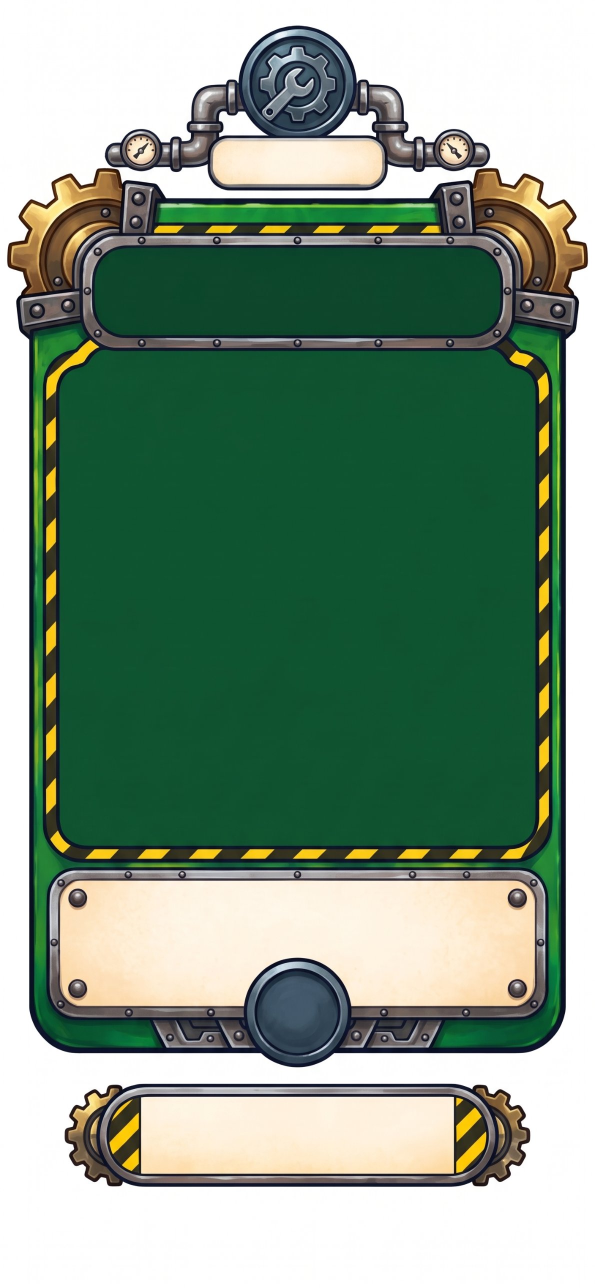
#> input picture design/cards/lands/city/frame-source.jpg, 1190 x 2576 px, found by its file name (shown at 1/2 size)
$ python build_land.py
#> lines starting #> are read from the running program, lines starting #| are printed output that depends on the picture; after the words box and inside, x2 and y2 are one past the last pixel; in counts of white or black regions, pixels touching at a corner belong together
### design/cards/tiers-v2/build_tiers.py
#!/usr/bin/env python3
"""D223: کارت‌های سه‌رنگ چالش از یک قاب (قاب سبز تأییدشدهٔ harbor-v1) + تصویر صحنهٔ هر چالش.
قاب: پس‌زمینهٔ سفید حذف (شفاف با لبهٔ نرم)، فقط سبزِ قاب به نارنجی/قرمز می‌چرخد؛ طلا و طناب و سرمه‌ای دست‌نخورده.
نشان سختی: سبز نهال (اصل)، نارنجی شعله، قرمز آذرخش‌پنجه (اژدر). خروجی: out/card_<tier>.png (۸۵۳×۱۸۴۴، شفاف) + out/<tier>_art.webp.
متن‌ها موقت‌اند (draft) و باید به strings.fa.json بروند."""
import io, json, math, pathlib, sys
from PIL import Image, ImageDraw, ImageFilter
import numpy as np, colorsys
H = pathlib.Path(__file__).resolve().parent
AP = H.parent / 'approved/harbor-v1/assets'
OUT = H / 'out'; OUT.mkdir(exist_ok=True)

# [19 lines left out: function clean_alpha, not called in this run]

def recolor(im, hue_to, vmul=1.0, smul=1.0, lo=60, hi=175):
    a = np.asarray(im.convert('RGBA')).astype(np.float32) / 255
    r, g, b, al = a[..., 0], a[..., 1], a[..., 2], a[..., 3]
    mx, mn = a[..., :3].max(-1), a[..., :3].min(-1); d = mx - mn + 1e-6
    hue = np.where(mx == r, ((g - b) / d) % 6, np.where(mx == g, (b - r) / d + 2, (r - g) / d + 4)) * 60
    s = d / (mx + 1e-6); v = mx
    m = (hue >= lo) & (hue <= hi) & (s > .28)
    nh = np.where(m, hue_to, hue); ns = np.clip(np.where(m, s * smul, s), 0, 1); nv = np.clip(np.where(m, v * vmul, v), 0, 1)
    c = nv * ns; hp = (nh % 360) / 60; x = c * (1 - np.abs(hp % 2 - 1)); m0 = nv - c
    z = np.zeros_like(c)
    sel = [(c, x, z), (x, c, z), (z, c, x), (z, x, c), (x, z, c), (c, z, x)]
    out = np.zeros(a.shape[:2] + (3,), np.float32); hi_ = np.floor(hp).astype(int) % 6
    for k, (R, G, B) in enumerate(sel):
        mk = hi_ == k; out[..., 0][mk] = (R + m0)[mk]; out[..., 1][mk] = (G + m0)[mk]; out[..., 2][mk] = (B + m0)[mk]
    res = np.dstack([out, al]); return Image.fromarray((res * 255).astype(np.uint8), 'RGBA')

TIERS = {
 'green':  dict(hue=None),
 'orange': dict(hue=28, v=1.8, s=1.3, glow=(255, 160, 40)),
 'red':    dict(hue=356, v=1.65, s=1.3, glow=(255, 70, 50)),
}
def chaikin(pts, n=2, closed=True):
    for _ in range(n):
        out = []
        m = len(pts)
        for k in range(m if closed else m - 1):
            p, q = pts[k], pts[(k + 1) % m]
            out += [(.75 * p[0] + .25 * q[0], .75 * p[1] + .25 * q[1]), (.25 * p[0] + .75 * q[0], .25 * p[1] + .75 * q[1])]
        pts = out
    return pts

def emblem(kind, size=360):
    """نماد سختی با همان زبان کارت: شکل نرم، خط دور تیرهٔ ضخیم، یک رنگ روشن و یک سایه."""
    S = 4; im = Image.new('RGBA', (size * S, size * S), (0, 0, 0, 0)); d = ImageDraw.Draw(im); c = size * S / 2; k = size / 360 * 1.0
    def P(pts): return [(c + x * k * S, c + y * k * S) for x, y in pts]
    def shape(pts, fill, ol, w=7, sm=2):
        pp = P(chaikin(pts, sm)) if sm else P(pts)
        d.polygon(pp, fill=fill); d.line(pp + [pp[0]], fill=ol, width=int(w * k * S), joint='curve')
    if kind == 'green':
        ol = (14, 56, 26, 255)
        shape([(-14,86),(-16,-4),(14,-4),(16,86)], (110,190,55,255), ol, 6, 0)
        shape([(-10,-2),(-34,22),(-78,18),(-100,-18),(-86,-62),(-44,-52)], (130,214,64,255), ol)
        shape([(12,-14),(40,10),(92,-4),(108,-46),(86,-96),(36,-80)], (168,238,92,255), ol)
        d.line(P([(-20,8),(-72,-14)]), fill=(66,150,40,255), width=int(5 * k * S)); d.line(P([(22,-4),(78,-48)]), fill=(80,170,44,255), width=int(5 * k * S))
        shape([(-64,98),(-30,82),(0,78),(30,82),(64,98),(36,112),(0,116),(-36,112)], (126,76,34,255), (52,28,10,255))
    elif kind == 'orange':
        ol = (84, 30, 6, 255)
        shape([(0,-112),(40,-62),(70,-24),(76,30),(54,82),(0,104),(-54,82),(-76,30),(-64,-14),(-36,-40),(-24,-6),(-6,-52)], (255,150,34,255), ol)
        shape([(4,-40),(30,0),(40,40),(22,76),(0,86),(-22,76),(-34,40),(-18,8),(-8,-18)], (255,208,72,255), ol, 5)
        shape([(0,28),(14,52),(8,72),(0,76),(-8,72),(-14,52)], (255,246,206,255), (255,246,206,255), 1)
    else:
        ol = (80, 8, 10, 255)
        shape([(-84,86),(-98,-44),(-56,-6),(-36,-100),(-10,-24),(0,-116),(10,-24),(36,-100),(56,-6),(98,-44),(84,86),(0,64)], (255,88,70,255), ol, 7, 1)
        shape([(-48,70),(-56,-8),(-30,22),(-16,-50),(0,12),(16,-50),(30,22),(56,-8),(48,70),(0,54)], (255,172,134,255), ol, 5, 1)
    return im.resize((size, size), Image.LANCZOS)

# [15 lines left out: function medallion, not called in this run]

CARDS = {
 'green':  dict(loc='اسکله', title='اسکلهٔ ماهیگیری', mission='تور را با طناب بکش بالا!', art=AP / 'fishing-dock-art.jpg', tcol='#0a3033', mcol='#193b39'),
 'orange': dict(loc='اسکله', title='اسکلهٔ دزدان دریایی', mission='بار را بکش بالا!', art=pathlib.Path('/tmp/orange.jpg'), tcol='#3a1a06', mcol='#4a2208'),
 'red':    dict(loc='اسکله', title='شکار اژدر!', mission='اژدها را بکش بالا!', art=pathlib.Path('/tmp/red.jpg'), tcol='#3a0a0a', mcol='#4a0f10'),
}
# [36 lines left out: functions build_assets, build_cards, not called in this run]
# [2 lines that do not run on import are left out]

### design/cards/tiers-v2/build_land.py
#!/usr/bin/env python3
"""D235: کارت‌های سه‌رنگ برای یک سرزمین از قاب سبزِ همان سرزمین (ساخته با نانوبنانا).
استفاده: python3 build_land.py sports [F01]   → (با ایستگاه: out/<land>/<station>/) out/<land>/card_<tier>.png و frame_/medal_/art
قاب باید همان چیدمان قاب دریایی را داشته باشد (۸۵۳×۱۸۴۴ پس از کوچک‌کردن). صحنه از ../lands/<land>/art_<tier>.(jpg|png|webp)؛ اگر نبود جای‌نگهدار."""
import sys, pathlib, io
from PIL import Image, ImageDraw, ImageFilter
import numpy as np
sys.path.insert(0, str(pathlib.Path(__file__).parent))
import build_tiers as B
H = B.H; LAND = sys.argv[1] if len(sys.argv) > 1 else 'sports'
SRC = H.parent / 'lands' / LAND
STATION = sys.argv[2] if len(sys.argv) > 2 else None   # مثلاً F01 → صحنه art_F01_<tier> و متن از strings.fa.json
OUT = B.OUT / LAND / (STATION or ''); OUT.mkdir(parents=True, exist_ok=True)
def _t(loc, g, o, r):
    cols = {'green': ('#0a3033', '#193b39'), 'orange': ('#3a1a06', '#4a2208'), 'red': ('#3a0a0a', '#4a0f10')}
    return {t: dict(loc=loc, title=x[0], mission=x[1], tcol=cols[t][0], mcol=cols[t][1]) for t, x in zip(('green', 'orange', 'red'), (g, o, r))}
# متن‌ها فقط پیش‌نویس (draft)؛ برای دیدن قاب
LANDS = {
 'sports': (_t('ورزشگاه', ('زمین صبحگاهی', 'توپ را به هدف بزن!'), ('شب مسابقه', 'توپ را سریع‌تر بزن!'), ('فینال بزرگ!', 'توپ را محکم بزن!')), 60),
 'space':  (_t('پایگاه فضایی', ('ایستگاه آرام', 'بار را بالا ببر!'), ('پروازِ شبانه', 'وزن را بسنج!'), ('طوفان خورشیدی!', 'موشک را نگه دار!')), 54),
 'farm':   (_t('مزرعه و آسیاب', ('مزرعهٔ صبح', 'گونی را بالا بکش!'), ('آسیابِ غروب', 'آسیاب را بچرخان!'), ('طوفان گندم!', 'کار را سبک کن!')), 46),
 'city':   (_t('شهر صنعتی', ('کارگاه روز', 'بار را جابه‌جا کن!'), ('کارخانهٔ شب', 'اهرم را بزن!'), ('خرابیِ بزرگ!', 'ماشین را راه بینداز!')), 56),
}
CARDS, DISC = LANDS[LAND]
if STATION:   # متن هر ایستگاه از لایهٔ متن (B49)
    import json
    S = json.loads((SRC / 'strings.fa.json').read_text(encoding='utf-8'))
    for t, c in CARDS.items():
        c.update(loc=S[f'card.{STATION}.loc']['text'], title=S[f'card.{STATION}.{t}.title']['text'], mission=S[f'card.{STATION}.{t}.mission']['text'])
CX, CY = 426, 1452   # مرکز مدالیون

def load_frame():
    im = Image.open(SRC / 'frame-source.jpg').convert('RGBA')
    im = im.resize((853, round(im.height * 853 / im.width)), Image.LANCZOS)
    im = im.crop((0, 0, 853, 1844)); return land_alpha(im)

def land_alpha(im):
    # پس‌زمینهٔ سفید و سایهٔ خاکستری کم‌رنگ دور قاب را برمی‌دارد؛ فقط بخش‌های وصل به لبهٔ تصویر
    # (سفیدِ داخل قاب، مثل توپ بیس‌بال یا کادر نام، دست نمی‌خورد؛ D244)
    from scipy import ndimage
    a = np.asarray(im).astype(int); mx = a[..., :3].max(-1); mn = a[..., :3].min(-1)
    cand = (mn > 150) & ((mx - mn) < 45)
    lab, n = ndimage.label(cand)
    edge = set(np.unique(np.concatenate([lab[0], lab[-1], lab[:, 0], lab[:, -1]]))) - {0}
    bg = np.isin(lab, list(edge))
    bg = ndimage.binary_dilation(bg, iterations=1)
    A = Image.fromarray(np.where(bg, 0, 255).astype(np.uint8)).filter(ImageFilter.GaussianBlur(0.8))
    im.putalpha(A); return im

def art_for(tier):
    for ext in ('webp', 'png', 'jpg'):
        f = SRC / (f'art_{STATION}_{tier}.{ext}' if STATION else f'art_{tier}.{ext}')
        if f.exists(): return Image.open(f).convert('RGB')
    col = {'green': (70, 160, 80), 'orange': (230, 140, 50), 'red': (190, 50, 50)}[tier]
    im = Image.new('RGB', (679, 696), col); d = ImageDraw.Draw(im)
    for y in range(696): d.line([(0, y), (679, y)], fill=tuple(int(c * (1 - .35 * y / 696)) for c in col))
    return im

def build():
    f0 = load_frame()
#> in land_alpha, `mx = a[..., :3].max(-1)`:
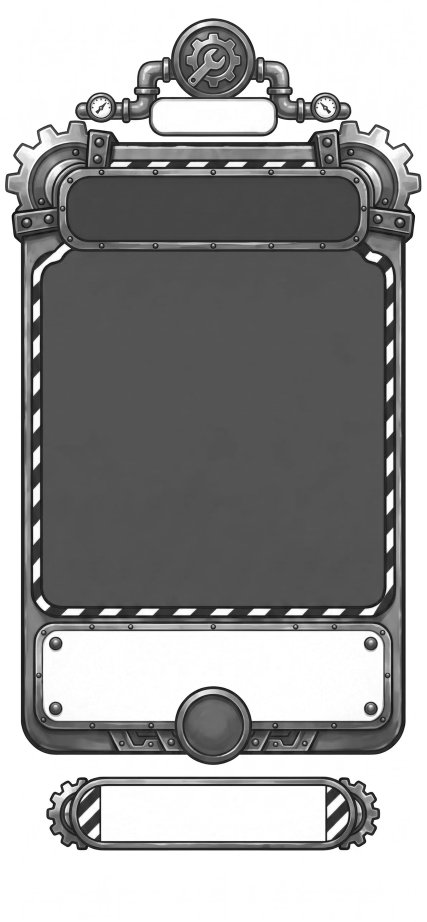
#> mx: shape (1844, 853) int64 (shown at 1/2 size); min 0, max 255, mean 156.4
#> in land_alpha, `cand = (mn > 150) & ((mx - mn) < 45)`:
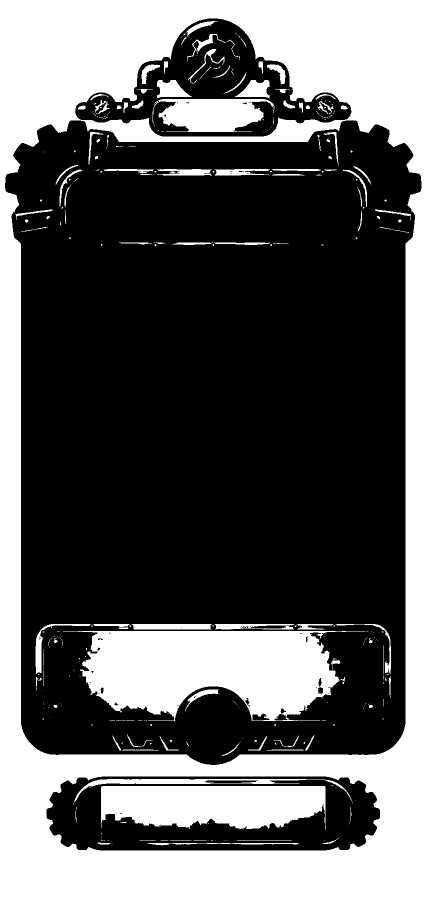
#> cand: shape (1844, 853) bool (shown at 1/2 size); 38.3% white; 366 white regions (258 under 20 px), largest, box (x1, y1, x2, y2) and area: (0, 0, 853, 1844) 458534, (126, 1262, 731, 1442) 70012, (202, 1572, 651, 1660) 32932
#> in land_alpha, `lab, n = ndimage.label(cand)`:
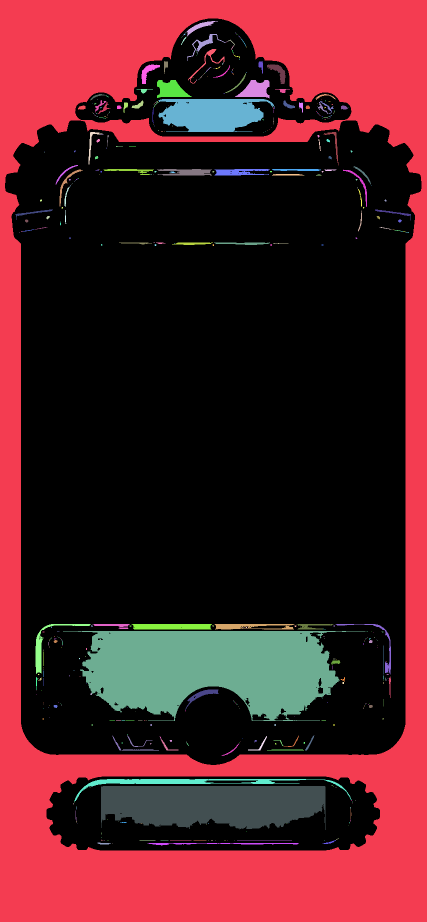
#> lab: shape (1844, 853) int32 (shown at 1/2 size); 528 distinct labels, from 0 to 527; one colour per label, 0 black
#> in land_alpha, `lab, n = ndimage.label(cand)`: n = 527
#> in land_alpha, `edge = set(np.unique(np.concatenate([lab[0], lab[-1], lab[:, 0], lab[:..`: edge = 1 item
#> in land_alpha, `bg = np.isin(lab, list(edge))`: bg: shape (1844, 853) bool; 29.2% white; 1 white region, box (x1, y1, x2, y2) and area: (0, 0, 853, 1844) 458534
#> in land_alpha, `bg = ndimage.binary_dilation(bg, iterations=1)`: bg: shape (1844, 853) bool; 29.6% white; 1 white region, box (x1, y1, x2, y2) and area: (0, 0, 853, 1844) 465586
#> in land_alpha, `A = Image.fromarray(np.where(bg, 0, 255).astype(np.uint8)).filter(Imag..`:
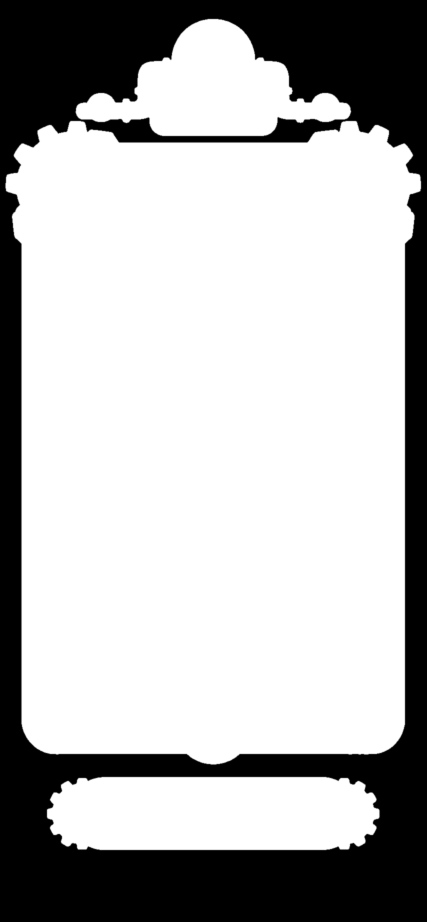
#> A: PIL image 853x1844 L (shown at 1/2 size); min 0, max 255, mean 179.5
    for tier, t in B.TIERS.items():
        fr = f0 if t['hue'] is None else B.recolor(f0, t['hue'], t['v'], t['s'])
        # دیسک مدالیون: شیب رنگ سطح + نشان
        d = ImageDraw.Draw(fr); lo_, hi_ = {'green': ((8, 52, 30), (20, 110, 50)), 'orange': ((70, 26, 14), (150, 60, 18)), 'red': ((74, 12, 16), (150, 24, 28))}[tier]
        for i in range(24):
            f = i / 23; rr = DISC * (1 - f * .9); col = tuple(int(a + (b - a) * f) for a, b in zip(lo_, hi_))
            d.ellipse([CX - rr, CY - rr, CX + rr, CY + rr], fill=col + (255,))
        e = B.emblem(tier, 112); fr.alpha_composite(e, (CX - 56, CY - 56 + 2))
#> in emblem, `im = Image.new('RGBA', (size * S, size * S), (0, 0, 0, 0))`: im: PIL image 448x448 RGBA; every value is 0
#> in emblem, `return im.resize((size, size), Image.LANCZOS)`:
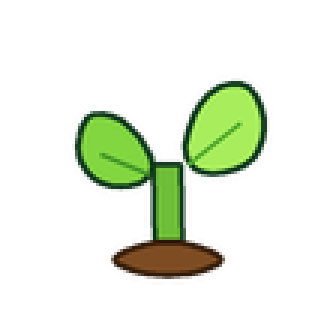
#> returned value: PIL image 112x112 RGBA (shown 3 times larger); mean R, G, B, A 16, 24.1, 8.3, 37.8; transparent parts drawn white
        fr.save(OUT / f'frame_{tier}.png')
        src = art_for(tier); w, h = 679, 696
#> in art_for, `im = Image.new('RGB', (679, 696), col)`:
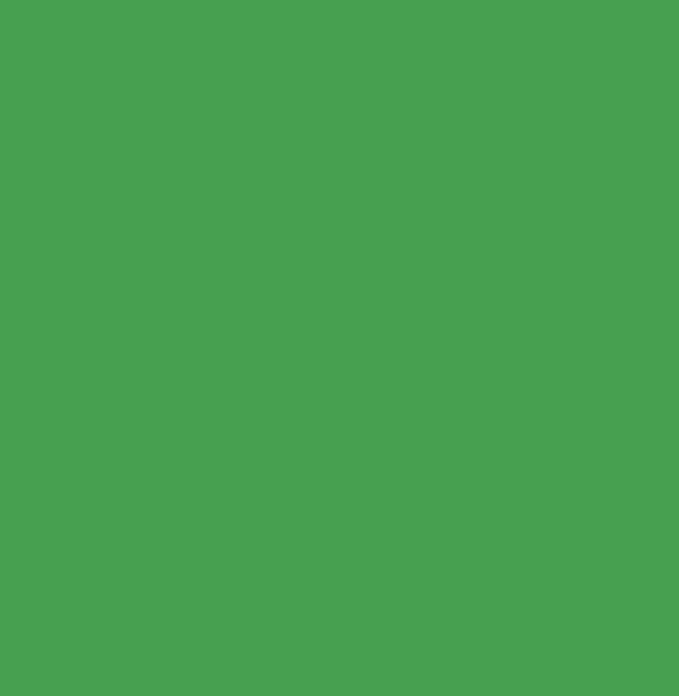
#> im: PIL image 679x696 RGB; mean R, G, B 70, 160, 80
#> after `src = art_for(tier)`:
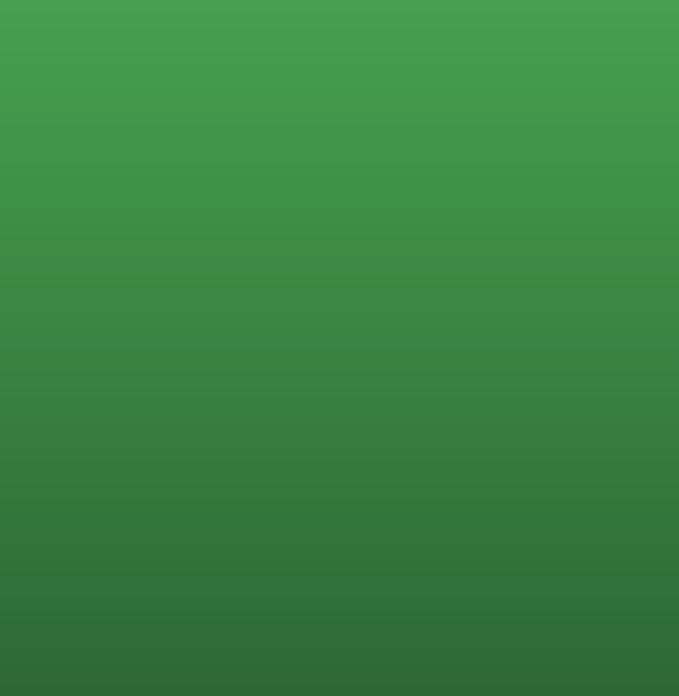
#> src: PIL image 679x696 RGB; mean R, G, B 57.3, 131.5, 65.5
        k = max(w / src.width, h / src.height) * 2
#> k = 2
        src = src.resize((round(src.width * k), round(src.height * k)), Image.LANCZOS)
#> src: PIL image 1358x1392 RGB
        l, tp = (src.width - w * 2) // 2, (src.height - h * 2) // 2
#> l = 0; tp = 0
        src.crop((int(l), int(tp), int(l + w * 2), int(tp + h * 2))).save(OUT / f'{tier}_art.webp', 'WEBP', quality=92)

def cards():
    from playwright.sync_api import sync_playwright
    font = (B.AP / 'Lalezar.woff2').as_uri()
    with sync_playwright() as p:
        b = p.chromium.launch()
        for tier, c in CARDS.items():
            def tx(x, y, size, text, fill, stroke, sw, sh_fill, sh_sw, dx=3, dy=3):
                a = f'font-family="Lalezar" font-size="{size}" text-anchor="middle" direction="rtl" style="paint-order:stroke fill"'
                return (f'<text x="{x+dx}" y="{y+dy}" {a} fill="{sh_fill}" stroke="{sh_fill}" stroke-width="{sh_sw}">{text}</text>'
                        f'<text x="{x}" y="{y}" {a} fill="{fill}" stroke="{stroke}" stroke-width="{sw}">{text}</text>')
            svg = f'''<svg xmlns="http://www.w3.org/2000/svg" width="853" height="1844" viewBox="0 0 853 1844">
<defs><clipPath id="cl"><rect x="88" y="520" width="676" height="692" rx="36"/></clipPath></defs>
<image href="{(OUT / f'frame_{tier}.png').as_uri()}" width="853" height="1844"/>
<image href="{(OUT / f'{tier}_art.webp').as_uri()}" x="88" y="520" width="676" height="692" preserveAspectRatio="xMidYMid slice" clip-path="url(#cl)"/>
{tx(426,244,min(47,round(215/(.47*len(c['loc'])))),c['loc'],'#273333','#17292a',1.1,'#8aa0a8',2.1,2,2)}
{tx(426.5,436,76,c['title'],'#fff9e9',c['tcol'],1.7,c['tcol'],2.7)}
{tx(426,1345,min(57,round(600/(.47*len(c['mission'])))),c['mission'],c['mcol'],'#f6edda',.6,'#b9a27a',1.6,2,3)}
{tx(426,1637,58,'برگردیم به نقشه','#543016','#f9e9cb',.5,'#9e7042',1.5,2,3)}
</svg>'''
            (OUT / f'card_{tier}.html').write_text(f'<style>@font-face{{font-family:Lalezar;src:url({font})}}html,body{{margin:0;background:transparent}}</style>{svg}', encoding='utf-8')
            pg = b.new_page(viewport={'width': 853, 'height': 1844}, device_scale_factor=2); pg.goto((OUT / f'card_{tier}.html').as_uri()); pg.wait_for_timeout(800)
            pg.screenshot(path=str(OUT / f'card_{tier}.png'), omit_background=True); pg.close()
        b.close()
if __name__ == '__main__':
    build(); cards()
#> (the call stopped at in cards, `with sync_playwright() as p:`: playwright is not available in this run)
#> (the run stopped early here; a loop or call above may not have finished)
